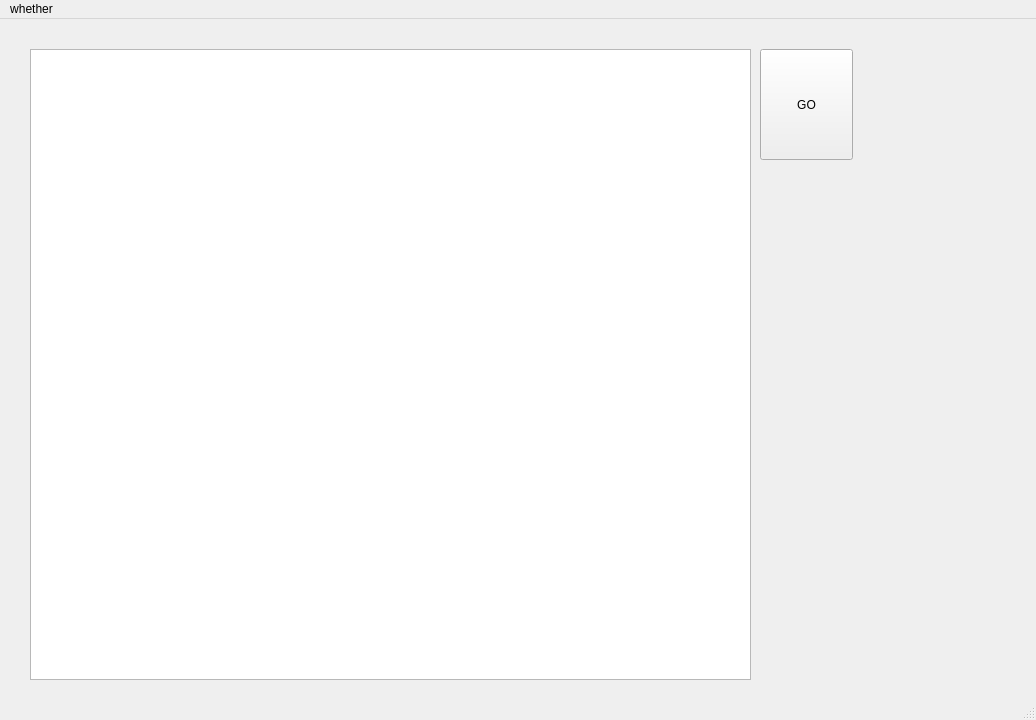
<?xml version="1.0" encoding="UTF-8"?>
<ui version="4.0">
 <class>CHIMIO</class>
 <widget class="QMainWindow" name="CHIMIO">
  <property name="geometry">
   <rect>
    <x>0</x>
    <y>0</y>
    <width>1036</width>
    <height>720</height>
   </rect>
  </property>
  <property name="windowTitle">
   <string>MainWindow</string>
  </property>
  <widget class="QWidget" name="centralwidget">
   <widget class="QGraphicsView" name="graphicsView">
    <property name="geometry">
     <rect>
      <x>30</x>
      <y>30</y>
      <width>721</width>
      <height>631</height>
     </rect>
    </property>
   </widget>
   <widget class="QPushButton" name="GO">
    <property name="geometry">
     <rect>
      <x>760</x>
      <y>30</y>
      <width>93</width>
      <height>111</height>
     </rect>
    </property>
    <property name="text">
     <string>GO</string>
    </property>
   </widget>
  </widget>
  <widget class="QMenuBar" name="menubar">
   <property name="geometry">
    <rect>
     <x>0</x>
     <y>0</y>
     <width>1036</width>
     <height>26</height>
    </rect>
   </property>
   <widget class="QMenu" name="menuWhether">
    <property name="title">
     <string>whether</string>
    </property>
   </widget>
   <addaction name="menuWhether"/>
  </widget>
  <widget class="QStatusBar" name="statusbar"/>
 </widget>
 <resources/>
 <connections/>
</ui>
